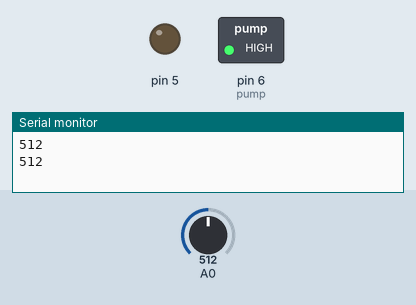
Recording of a sketch running on a simulated Arduino Uno, built with avr-gcc and run on an emulated ATmega328P. Parts: switched loads named in the sketch (green lamp = pin HIGH), output pins drawn as LEDs (lit = HIGH), the last lines printed to the serial monitor. Inputs (shaded band) come from the test bench; at power-on: A0 = 512.

Above: at 1.8 s.
1.9 s: A0 set to 607
5.2 s: A0 set to 635
At 8.4 s:
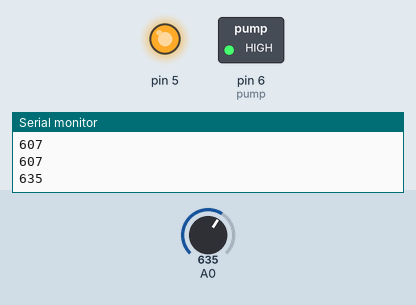
Timing chart, 0 to 10.5 s (numbered marks = the images above; inputs shaded):
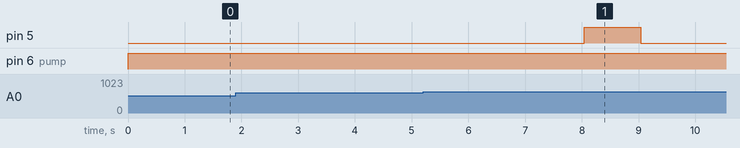

Measured:
- the behaviour switches between 625 and 626 on A0 (found by bisection; images 0 and 1)
- after the input at 5.2 s, pin 5: LOW → HIGH after 2.8 s, → LOW 1.0 s later

The sketch:

water_pump_moisture.ino
```cpp
#include <SoftwareSerial.h>

SoftwareSerial hc06(2,3);
int ms =255; //motorspeed
byte state = LOW;
int pump = 6;

void setup() {
    Serial.begin(9600);
    pinMode(pump, OUTPUT);
    hc06.begin(9600);
    pinMode(5, OUTPUT);
    pinMode(4, INPUT);
    attachInterrupt(digitalPinToInterrupt(4),interrupt1, RISING);
}

void loop() {
  digitalWrite(pump, HIGH);

  int sensorValue = analogRead(A0);

  hc06.println(sensorValue);
  Serial.println(sensorValue);

  delay(1000);

  if(sensorValue > 625){
    delay(1000);
    analogWrite (5,ms);
    delay(1000);
    analogWrite (5,0);
    delay(5000);

    digitalWrite(pump, LOW);
    sensorValue = analogRead(A0);

    hc06.println(sensorValue);
    Serial.println(ms);

    delay(1);
  }
}
void interrupt1(){
  state = !state;
  //when the button is untouched the fan remains on
  //when the button is pushed the fan turns off
}
```
